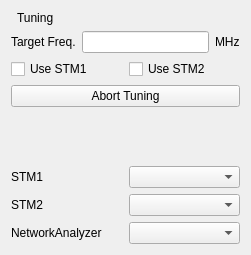
<?xml version="1.0" encoding="UTF-8"?>
<ui version="4.0">
 <class>FrmAutoLCTuner</class>
 <widget class="QMainWindow" name="FrmAutoLCTuner">
  <property name="geometry">
   <rect>
    <x>0</x>
    <y>0</y>
    <width>251</width>
    <height>255</height>
   </rect>
  </property>
  <property name="windowTitle">
   <string>LC Circuit Automatic Tuner</string>
  </property>
  <widget class="QWidget" name="widget">
   <layout class="QVBoxLayout" name="verticalLayout">
    <item>
     <layout class="QHBoxLayout" name="horizontalLayout_2">
      <item>
       <widget class="KLed" name="m_ledTuning" native="true">
        <property name="sizePolicy">
         <sizepolicy hsizetype="Fixed" vsizetype="Preferred">
          <horstretch>0</horstretch>
          <verstretch>0</verstretch>
         </sizepolicy>
        </property>
       </widget>
      </item>
      <item>
       <widget class="QLabel" name="textLabel2_11">
        <property name="sizePolicy">
         <sizepolicy hsizetype="Preferred" vsizetype="Fixed">
          <horstretch>0</horstretch>
          <verstretch>0</verstretch>
         </sizepolicy>
        </property>
        <property name="text">
         <string>Tuning</string>
        </property>
        <property name="wordWrap">
         <bool>false</bool>
        </property>
       </widget>
      </item>
     </layout>
    </item>
    <item>
     <layout class="QHBoxLayout" name="horizontalLayout">
      <item>
       <widget class="QLabel" name="textLabel20_4">
        <property name="sizePolicy">
         <sizepolicy hsizetype="Preferred" vsizetype="Fixed">
          <horstretch>0</horstretch>
          <verstretch>0</verstretch>
         </sizepolicy>
        </property>
        <property name="text">
         <string>Target Freq.</string>
        </property>
        <property name="wordWrap">
         <bool>false</bool>
        </property>
       </widget>
      </item>
      <item>
       <widget class="QLineEdit" name="m_edTarget"/>
      </item>
      <item>
       <widget class="QLabel" name="textLabel20_5">
        <property name="sizePolicy">
         <sizepolicy hsizetype="Preferred" vsizetype="Fixed">
          <horstretch>0</horstretch>
          <verstretch>0</verstretch>
         </sizepolicy>
        </property>
        <property name="text">
         <string>MHz</string>
        </property>
        <property name="wordWrap">
         <bool>false</bool>
        </property>
       </widget>
      </item>
     </layout>
    </item>
    <item>
     <layout class="QHBoxLayout" name="horizontalLayout_3">
      <item>
       <widget class="QCheckBox" name="m_ckbUseSTM1">
        <property name="text">
         <string>Use STM1</string>
        </property>
       </widget>
      </item>
      <item>
       <widget class="QCheckBox" name="m_ckbUseSTM2">
        <property name="text">
         <string>Use STM2</string>
        </property>
       </widget>
      </item>
     </layout>
    </item>
    <item>
     <widget class="QPushButton" name="m_btnAbortTuning">
      <property name="text">
       <string>Abort Tuning</string>
      </property>
     </widget>
    </item>
    <item>
     <spacer name="verticalSpacer">
      <property name="orientation">
       <enum>Qt::Vertical</enum>
      </property>
      <property name="sizeHint" stdset="0">
       <size>
        <width>20</width>
        <height>20</height>
       </size>
      </property>
     </spacer>
    </item>
    <item>
     <layout class="QHBoxLayout" name="_2">
      <item>
       <widget class="QLabel" name="textLabel20">
        <property name="sizePolicy">
         <sizepolicy hsizetype="Preferred" vsizetype="Fixed">
          <horstretch>0</horstretch>
          <verstretch>0</verstretch>
         </sizepolicy>
        </property>
        <property name="text">
         <string>STM1</string>
        </property>
        <property name="wordWrap">
         <bool>false</bool>
        </property>
       </widget>
      </item>
      <item>
       <widget class="QComboBox" name="m_cmbSTM1">
        <property name="sizePolicy">
         <sizepolicy hsizetype="Preferred" vsizetype="Fixed">
          <horstretch>0</horstretch>
          <verstretch>0</verstretch>
         </sizepolicy>
        </property>
       </widget>
      </item>
     </layout>
    </item>
    <item>
     <layout class="QHBoxLayout" name="_4">
      <item>
       <widget class="QLabel" name="textLabel20_3">
        <property name="sizePolicy">
         <sizepolicy hsizetype="Preferred" vsizetype="Fixed">
          <horstretch>0</horstretch>
          <verstretch>0</verstretch>
         </sizepolicy>
        </property>
        <property name="text">
         <string>STM2</string>
        </property>
        <property name="wordWrap">
         <bool>false</bool>
        </property>
       </widget>
      </item>
      <item>
       <widget class="QComboBox" name="m_cmbSTM2">
        <property name="sizePolicy">
         <sizepolicy hsizetype="Preferred" vsizetype="Fixed">
          <horstretch>0</horstretch>
          <verstretch>0</verstretch>
         </sizepolicy>
        </property>
       </widget>
      </item>
     </layout>
    </item>
    <item>
     <layout class="QHBoxLayout" name="_3">
      <item>
       <widget class="QLabel" name="textLabel20_2">
        <property name="sizePolicy">
         <sizepolicy hsizetype="Preferred" vsizetype="Fixed">
          <horstretch>0</horstretch>
          <verstretch>0</verstretch>
         </sizepolicy>
        </property>
        <property name="text">
         <string>NetworkAnalyzer</string>
        </property>
        <property name="wordWrap">
         <bool>false</bool>
        </property>
       </widget>
      </item>
      <item>
       <widget class="QComboBox" name="m_cmbNetAna">
        <property name="sizePolicy">
         <sizepolicy hsizetype="Preferred" vsizetype="Fixed">
          <horstretch>0</horstretch>
          <verstretch>0</verstretch>
         </sizepolicy>
        </property>
       </widget>
      </item>
     </layout>
    </item>
   </layout>
  </widget>
 </widget>
 <layoutdefault spacing="6" margin="11"/>
 <pixmapfunction>qPixmapFromMimeSource</pixmapfunction>
 <customwidgets>
  <customwidget>
   <class>KLed</class>
   <extends>QWidget</extends>
   <header>kled.h</header>
  </customwidget>
 </customwidgets>
 <tabstops>
  <tabstop>m_edTarget</tabstop>
  <tabstop>m_ckbUseSTM1</tabstop>
  <tabstop>m_ckbUseSTM2</tabstop>
  <tabstop>m_btnAbortTuning</tabstop>
  <tabstop>m_cmbSTM1</tabstop>
  <tabstop>m_cmbSTM2</tabstop>
  <tabstop>m_cmbNetAna</tabstop>
 </tabstops>
 <includes>
  <include location="local">kled.h</include>
 </includes>
 <resources/>
 <connections/>
</ui>
